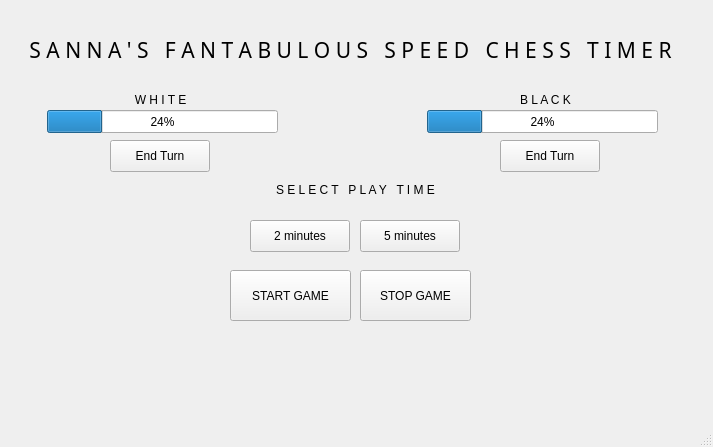
<?xml version="1.0" encoding="UTF-8"?>
<ui version="4.0">
 <class>MainWindow</class>
 <widget class="QMainWindow" name="MainWindow">
  <property name="geometry">
   <rect>
    <x>0</x>
    <y>0</y>
    <width>713</width>
    <height>447</height>
   </rect>
  </property>
  <property name="windowTitle">
   <string>MainWindow</string>
  </property>
  <widget class="QWidget" name="centralwidget">
   <widget class="QProgressBar" name="barPlayer1">
    <property name="geometry">
     <rect>
      <x>47</x>
      <y>110</y>
      <width>231</width>
      <height>23</height>
     </rect>
    </property>
    <property name="value">
     <number>24</number>
    </property>
   </widget>
   <widget class="QProgressBar" name="barPlayer2">
    <property name="geometry">
     <rect>
      <x>427</x>
      <y>110</y>
      <width>231</width>
      <height>23</height>
     </rect>
    </property>
    <property name="value">
     <number>24</number>
    </property>
   </widget>
   <widget class="QLabel" name="label">
    <property name="geometry">
     <rect>
      <x>50</x>
      <y>90</y>
      <width>221</width>
      <height>20</height>
     </rect>
    </property>
    <property name="text">
     <string>W H I T E</string>
    </property>
    <property name="alignment">
     <set>Qt::AlignCenter</set>
    </property>
   </widget>
   <widget class="QLabel" name="label_2">
    <property name="geometry">
     <rect>
      <x>430</x>
      <y>90</y>
      <width>231</width>
      <height>20</height>
     </rect>
    </property>
    <property name="text">
     <string>B L A C K</string>
    </property>
    <property name="alignment">
     <set>Qt::AlignCenter</set>
    </property>
   </widget>
   <widget class="QPushButton" name="btnEndPlayer1Turn">
    <property name="geometry">
     <rect>
      <x>110</x>
      <y>140</y>
      <width>100</width>
      <height>32</height>
     </rect>
    </property>
    <property name="text">
     <string>End Turn</string>
    </property>
   </widget>
   <widget class="QPushButton" name="btnEndPlayer2Turn">
    <property name="geometry">
     <rect>
      <x>500</x>
      <y>140</y>
      <width>100</width>
      <height>32</height>
     </rect>
    </property>
    <property name="text">
     <string>End Turn</string>
    </property>
   </widget>
   <widget class="QPushButton" name="btn2minutes">
    <property name="geometry">
     <rect>
      <x>250</x>
      <y>220</y>
      <width>100</width>
      <height>32</height>
     </rect>
    </property>
    <property name="text">
     <string>2 minutes</string>
    </property>
   </widget>
   <widget class="QPushButton" name="btn5minutes">
    <property name="geometry">
     <rect>
      <x>360</x>
      <y>220</y>
      <width>100</width>
      <height>32</height>
     </rect>
    </property>
    <property name="text">
     <string>5 minutes</string>
    </property>
   </widget>
   <widget class="QPushButton" name="btnStartGame">
    <property name="geometry">
     <rect>
      <x>230</x>
      <y>270</y>
      <width>121</width>
      <height>51</height>
     </rect>
    </property>
    <property name="text">
     <string>START GAME</string>
    </property>
   </widget>
   <widget class="QPushButton" name="btnStopGame">
    <property name="geometry">
     <rect>
      <x>360</x>
      <y>270</y>
      <width>111</width>
      <height>51</height>
     </rect>
    </property>
    <property name="text">
     <string>STOP GAME</string>
    </property>
   </widget>
   <widget class="QLabel" name="lblDisplayInstructions">
    <property name="geometry">
     <rect>
      <x>0</x>
      <y>180</y>
      <width>711</width>
      <height>20</height>
     </rect>
    </property>
    <property name="text">
     <string>S E L E C T   P L A Y   T I M E</string>
    </property>
    <property name="alignment">
     <set>Qt::AlignCenter</set>
    </property>
   </widget>
   <widget class="QLabel" name="label_3">
    <property name="geometry">
     <rect>
      <x>0</x>
      <y>40</y>
      <width>701</width>
      <height>20</height>
     </rect>
    </property>
    <property name="font">
     <font>
      <family>Academy Engraved LET</family>
      <pointsize>16</pointsize>
     </font>
    </property>
    <property name="text">
     <string>S A N N A ' S   F A N T A B U L O U S   S P E E D   C H E S S   T I M E R</string>
    </property>
    <property name="alignment">
     <set>Qt::AlignCenter</set>
    </property>
   </widget>
  </widget>
  <widget class="QMenuBar" name="menubar">
   <property name="geometry">
    <rect>
     <x>0</x>
     <y>0</y>
     <width>713</width>
     <height>36</height>
    </rect>
   </property>
  </widget>
  <widget class="QStatusBar" name="statusbar"/>
 </widget>
 <resources/>
 <connections/>
</ui>
